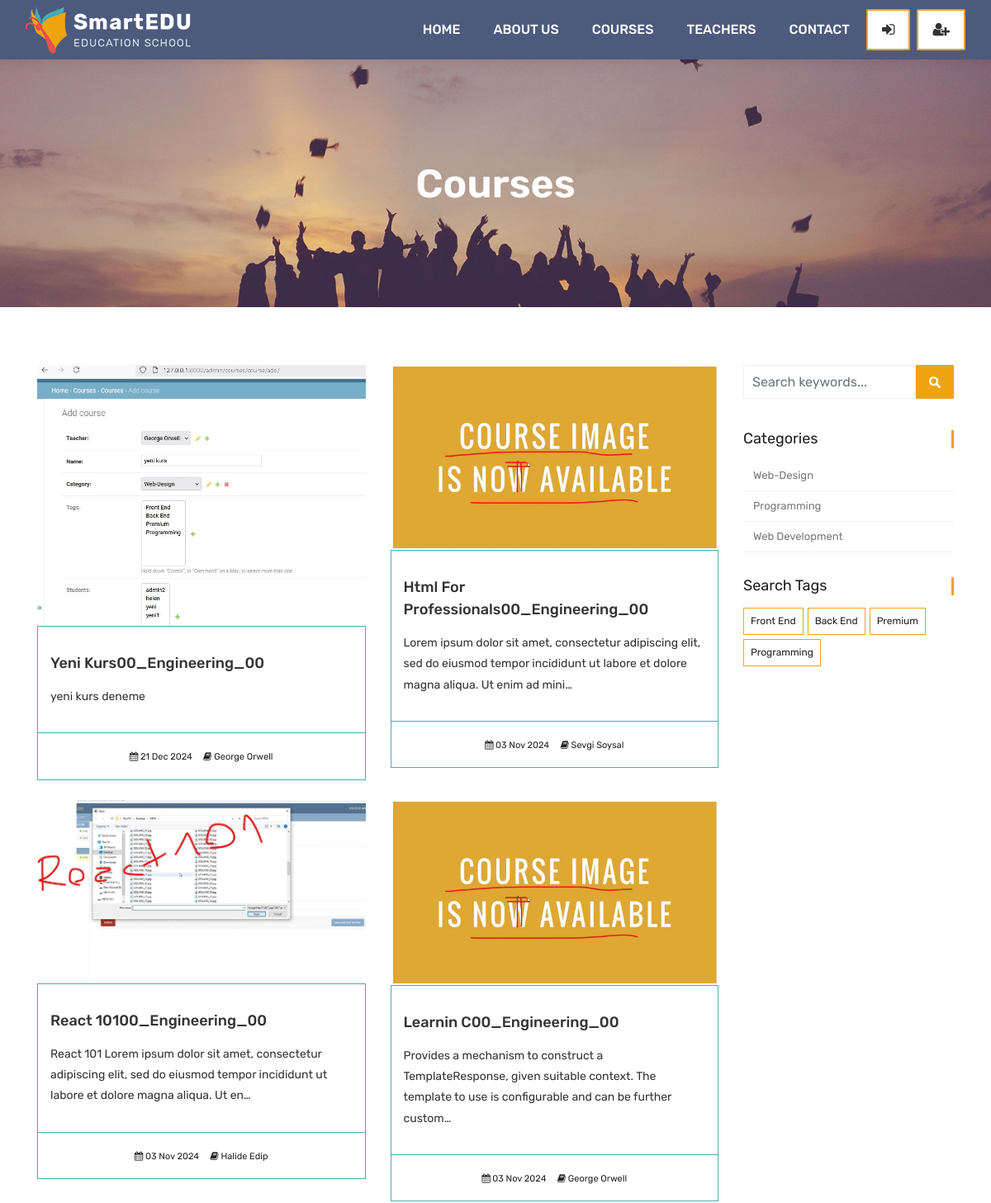
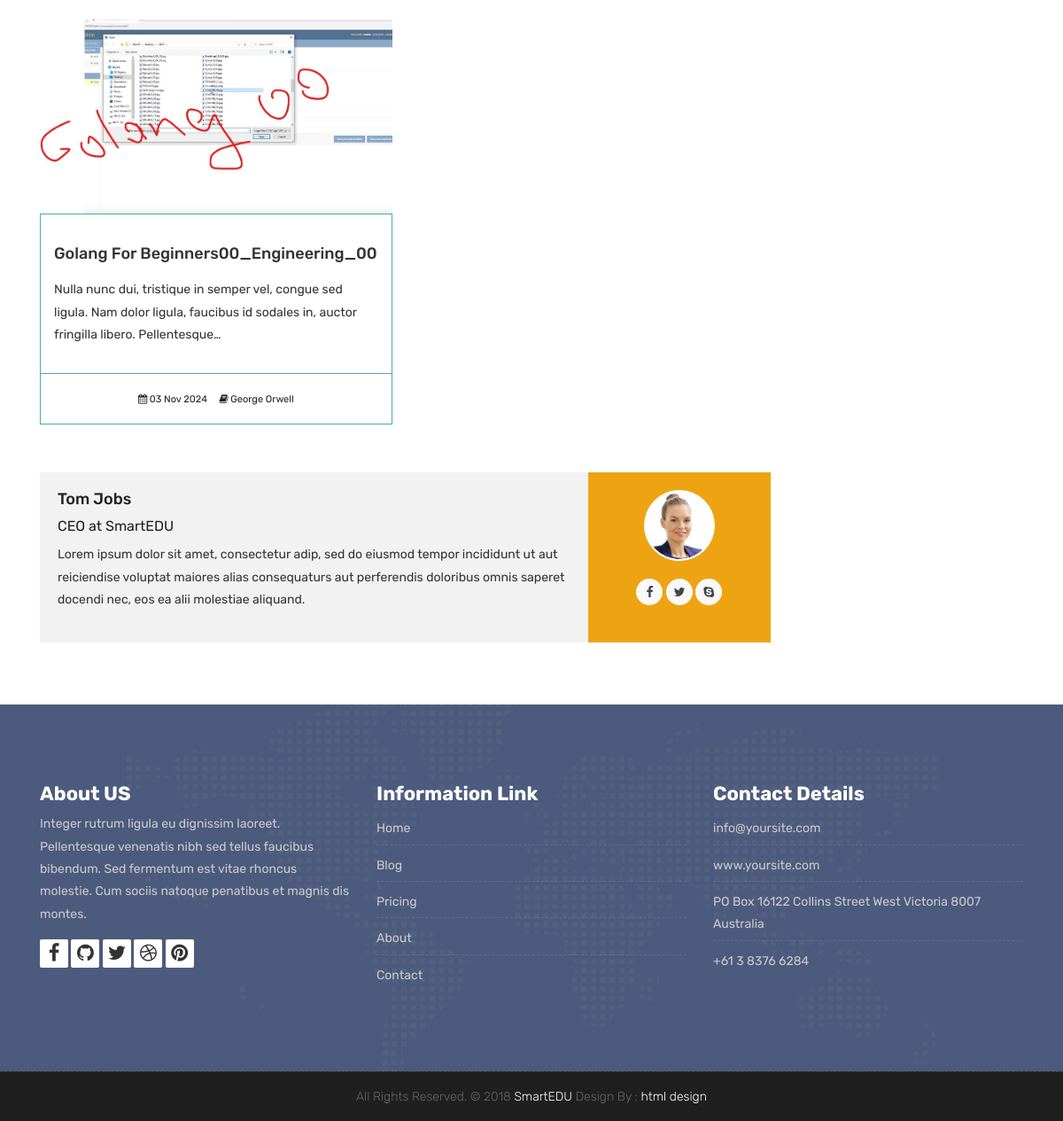
Page /courses/ on the committed database (2 pictures, top to bottom).
### courses/models.py (models this page shows, shortened)
class Course(models.Model):
    teacher = models.ForeignKey(Teacher, null=True, on_delete=models.CASCADE)
    name = models.CharField(max_length=200, unique=True)
    category = models.ForeignKey(Category, null= True, on_delete=models.DO_NOTHING)
    tags = models.ManyToManyField(Tag, blank=True, null=True)
    students = models.ManyToManyField(User, blank=True, related_name='courses_joined')
    description = models.TextField(blank=True, null=True)
    image = models.ImageField(upload_to="courses/%Y/%m/%d/", default="courses/default_course_image.jpg")
    date = models.DateTimeField(auto_now=True)
    available = models.BooleanField(default=True)

class Category(models.Model):
    name = models.CharField(max_length=50, null=True )
    slug = models.SlugField(max_length=50, unique=True, null=True)

class Tag(models.Model):
    name = models.CharField(max_length=50, null=True )
    slug = models.SlugField(max_length=50, unique=True, null=True)

### teachers/models.py (models this page shows)
class Teacher(models.Model):
    name = models.CharField(max_length=50)
    title = models.CharField(max_length=50)
    description = models.TextField(blank=True)
    image = models.ImageField(upload_to="courses/%Y/%m/%d")
    facebook = models.URLField(max_length=100, blank=True)
    twitter = models.URLField(max_length=100, blank=True)
    linkedin = models.URLField(max_length=100, blank=True)
    youtube = models.URLField(max_length=100, blank=True)
    def __str__(self):
        return self.name

### courses/views.py (the view)
# urls.py: path('', views.course_list, name="courses"),
def course_list(request, category_slug= None, tag_slug=None):
    category_page = None
    tag_page = None
    categories = categories = Category.objects.all()
    tags = Tag.objects.all()
    current_user = request.user
    if category_slug !=None:
        category_page = get_object_or_404(Category, slug=category_slug)
        courses = Course.objects.filter(available=True, category= category_page)
    elif tag_slug != None:
        tag_page = get_object_or_404(Tag, slug=tag_slug)
        courses = Course.objects.filter(available=True, tags=tag_page)
    else:
        if current_user.is_authenticated:
            enrolled_courses = current_user.courses_joined.all()
            courses = Course.objects.all().order_by('-date')
            for course in enrolled_courses:
                courses = courses.exclude(id = course.id)
        else:
            courses = Course.objects.all().order_by('-date')
    context = {
        'courses': courses,
        'categories': categories,
        'tags':tags
    }
    return render(request, 'courses.html', context)

### templates/courses.html
{% extends 'partials/_base.html' %}
{% load static %}
{% block content %}
	<div class="all-title-box">
		<div class="container text-center">
			<h1>Courses</span></h1>
		</div>
	</div>
    <div id="overviews" class="section wb">
        <div class="container">
            <div class="row">
                <div class="col-lg-9 blog-post-single">
                    <div class="row">
						{% for course in courses %}
                        <div class="col-lg-6 col-md-6 col-12 mb-4">
                            <div class="course-item">
                                <div class="image-blog">
                                    <img src="{{course.image.url}}" alt="" class="img-fluid">
                                </div>
                                <div class="course-br">
                                    <div class="course-title">
                                        <h2><a href="{% url 'course_detail' course.category.slug course.id %}" title="">{{course.name}}00_Engineering_00</a></h2>
                                    </div>
                                    <div class="course-desc">
                                        <p>{{course.description | truncatechars:140}} </p>
                                    </div>
                                </div>
                                <div class="course-meta-bot">
                                    <ul>
                                        <li><i class="fa fa-calendar" aria-hidden="true"></i> {{course.date|date:"d M Y"}}</li>
                                        <li><i class="fa fa-book" aria-hidden="true"></i> {{course.teacher}}</li>
                                    </ul>
                                </div>
                            </div>
                        </div>
						{% endfor %}
                    </div>
					<div class="blog-author">
						<div class="author-bio">
							<h3 class="author_name"><a href="#">Tom Jobs</a></h3>
							<h5>CEO at <a href="#">SmartEDU</a></h5>
							<p class="author_det">
								Lorem ipsum dolor sit amet, consectetur adip, sed do eiusmod tempor incididunt  ut aut reiciendise voluptat maiores alias consequaturs aut perferendis doloribus omnis saperet docendi nec, eos ea alii molestiae aliquand.
							</p>
						</div>
						<div class="author-desc">
							<img src="images/author.jpg" alt="about author">
							<ul class="author-social">
								<li><a href="#"><i class="fa fa-facebook"></i></a></li>
								<li><a href="#"><i class="fa fa-twitter"></i></a></li>
								<li><a href="#"><i class="fa fa-skype"></i></a></li>
							</ul>
						</div>
					</div>
                </div>
				<div class="col-lg-3 col-12 right-single">
					<div class="widget-search">
						<div class="site-search-area">
							<form method="get" id="site-searchform" action="#">
								<div>
									<input class="input-text form-control" name="search-k" id="search-k" placeholder="Search keywords..." type="text">
									<input id="searchsubmit" value="Search" type="submit">
								</div>
							</form>
						</div>
					</div>
					<div class="widget-categories">
						<h3 class="widget-title">Categories</h3>
						<ul>
							{% for category in categories %}
								<li><a href="{% url 'courses_by_category' category.slug %}">{{category.name}}</a></li>
							{% endfor %}
						</ul>
					</div>
					<div class="widget-tags">
						<h3 class="widget-title">Search Tags</h3>
						<ul class="tags">
							{% for tag in tags %}
								<li><a href="{% url 'courses_by_tag' tag.slug %}"> {% if tag.slug in request.path %} <b>{{tag.name}}</b>{% else %} {{tag.name}} {% endif %} </a></li>
							{% endfor %}
						</ul>
					</div>
				</div>
            </div>
        </div>
    </div>
{% endblock %}

### templates/partials/_base.html (shortened to what this page needs)
{% load static %}
<!DOCTYPE html>
<html lang="en">
    <link rel="stylesheet" href="{% static 'css/bootstrap.min.css' %}">
    <link rel="stylesheet" href="{% static 'style.css' %}">
    <link rel="stylesheet" href="{% static 'css/versions.css' %}">
    <link rel="stylesheet" href="{% static 'css/responsive.css' %}">
    <link rel="stylesheet" href="{% static 'css/custom.css' %}">
</head>
<body class="host_version">
     {% include 'partials/_navbar.html' %}
    {% block content %}
    {% endblock %}
    {% include 'partials/_footer.html' %}

### templates/partials/_navbar.html (shortened to what this page needs)
{% load static %}
<header class="top-navbar">
    <nav class="navbar navbar-expand-lg navbar-light bg-light">
        <div class="container-fluid">
            <a class="navbar-brand" href="{% url 'index' %}">
                <img src="{% static 'images/logo.png' %}" alt="" />
            </a>
            <div class="collapse navbar-collapse" id="navbars-host">
                <ul class="navbar-nav ml-auto">
                    <li class="nav-item {% if '/' == request.path %} activate {% endif %}"><a class="nav-link" href="{% url 'index' %}">Home</a></li>
                    <li class="nav-item {% if 'about' in request.path %} activate {% endif %}"><a class="nav-link" href="{% url 'about' %}">About Us</a></li>
                    <li class="nav-item {% if 'courses' in request.path %} activate {% endif %}"><a class="nav-link" href="{% url 'courses' %}">Courses</a></li>
                    <li class="nav-item {% if 'teachers' in request.path %} activate {% endif %}"><a class="nav-link" href="{% url 'teachers' %}">Teachers</a></li>
                    <li class="nav-item {% if 'contact' in request.path %} activate {% endif %}"><a class="nav-link" href="{% url 'contact' %}">Contact</a></li>
                </ul>
                <ul class="nav navbar-nav navbar-right">
                    {% if user.is_authenticated %}
                    <li><a class="hover-btn-new log orange mr-2" href="{% url 'dashboard' %}"><span>{{user.username}}</i></span></a></li>
                    <li><a class="hover-btn-new log orange" href="javascript:{document.getElementById('logout').submit()}"><span><i class="fa fa-sign-out"></i></span></a></li>
                        <form action="{% url 'logout' %}" method= "POST" id="logout">
                            {% csrf_token %}
                            <input type="hidden">
                        </form>
                    {% else %}
                    <li><a class="hover-btn-new log orange mr-2" href="{% url 'login' %}"><span><i class="fa fa-sign-in"></i></span></a></li>
                    <li><a class="hover-btn-new log orange" href="{% url 'register' %}"><span><i class="fa fa-user-plus"></i></span></a></li>
                    {% endif %}
                </ul>
            </div>
        </div>
    </nav>
</header>

### templates/partials/_footer.html (shortened to what this page needs)
{% load static %}
<footer class="footer">
    <div class="container">
        <div class="row">
            <div class="col-lg-4 col-md-4 col-xs-12">
                <div class="widget clearfix">
                    <div class="widget-title">
                        <h3>About US</h3>
                    </div>
                    <p> Integer rutrum ligula eu dignissim laoreet. Pellentesque venenatis nibh sed tellus faucibus bibendum. Sed fermentum est vitae rhoncus molestie. Cum sociis natoque penatibus et magnis dis montes.</p>
                    <div class="footer-right">
                        <ul class="footer-links-soi">
                            <li><a href="#"><i class="fa fa-facebook"></i></a></li>
                            <li><a href="#"><i class="fa fa-github"></i></a></li>
                            <li><a href="#"><i class="fa fa-twitter"></i></a></li>
                            <li><a href="#"><i class="fa fa-dribbble"></i></a></li>
                            <li><a href="#"><i class="fa fa-pinterest"></i></a></li>
                        </ul>
                    </div>
                </div>
            </div>
            <div class="col-lg-4 col-md-4 col-xs-12">
                <div class="widget clearfix">
                    <div class="widget-title">
                        <h3>Information Link</h3>
                    </div>
                    <ul class="footer-links">
                        <li><a href="#">Home</a></li>
                        <li><a href="#">Blog</a></li>
                        <li><a href="#">Pricing</a></li>
                        <li><a href="#">About</a></li>
                        <li><a href="#">Contact</a></li>
                    </ul>
                </div>
            </div>
            <div class="col-lg-4 col-md-4 col-xs-12">
                <div class="widget clearfix">
                    <div class="widget-title">
                        <h3>Contact Details</h3>
                    </div>
                    <ul class="footer-links">
                        <li><a href="mailto:#">info@yoursite.com</a></li>
                        <li><a href="#">www.yoursite.com</a></li>
                        <li>PO Box 16122 Collins Street West Victoria 8007 Australia</li>
                        <li>+61 3 8376 6284</li>
                    </ul>
                </div>
            </div>
        </div>
    </div>
</footer>
<div class="copyrights">
    <div class="container">
        <div class="footer-distributed">
            <div class="footer-center">
                <p class="footer-company-name">All Rights Reserved. &copy; 2018 <a href="#">SmartEDU</a> Design By : <a href="https://html.design/">html design</a></p>
            </div>
        </div>
    </div>
</div>
</body>
</html>

### rows in the picture
Course: image (picture), name "Yeni Kurs", description "yeni kurs deneme", date "21 Dec 2024", teacher "George Orwell"
Course: image (placeholder picture), name "Html For Professionals", description "Lorem ipsum dolor sit amet, consectetur adipiscing elit, sed do eiusmod tempor incididunt ut labore et dolore magna aliqua. Ut enim ad mini…", date "03 Nov 2024", teacher "Sevgi Soysal"
Course: image (picture), name "React 101", description "React 101 Lorem ipsum dolor sit amet, consectetur adipiscing elit, sed do eiusmod tempor incididunt ut labore et dolore magna aliqua. Ut en…", date "03 Nov 2024", teacher "Halide Edip"
Course: image (placeholder picture), name "Learnin C", description "Provides a mechanism to construct a TemplateResponse, given suitable context. The template to use is configurable and can be further custom…", date "03 Nov 2024", teacher "George Orwell"
Course: image (picture), name "Golang For Beginners", description "Nulla nunc dui, tristique in semper vel, congue sed ligula. Nam dolor ligula, faucibus id sodales in, auctor fringilla libero. Pellentesque…", date "03 Nov 2024", teacher "George Orwell"
Category: name "Web-Design"
Category: name "Programming"
Category: name "Web Development"
Tag: name "Front End"
Tag: name "Back End"
Tag: name "Premium"
Tag: name "Programming"
